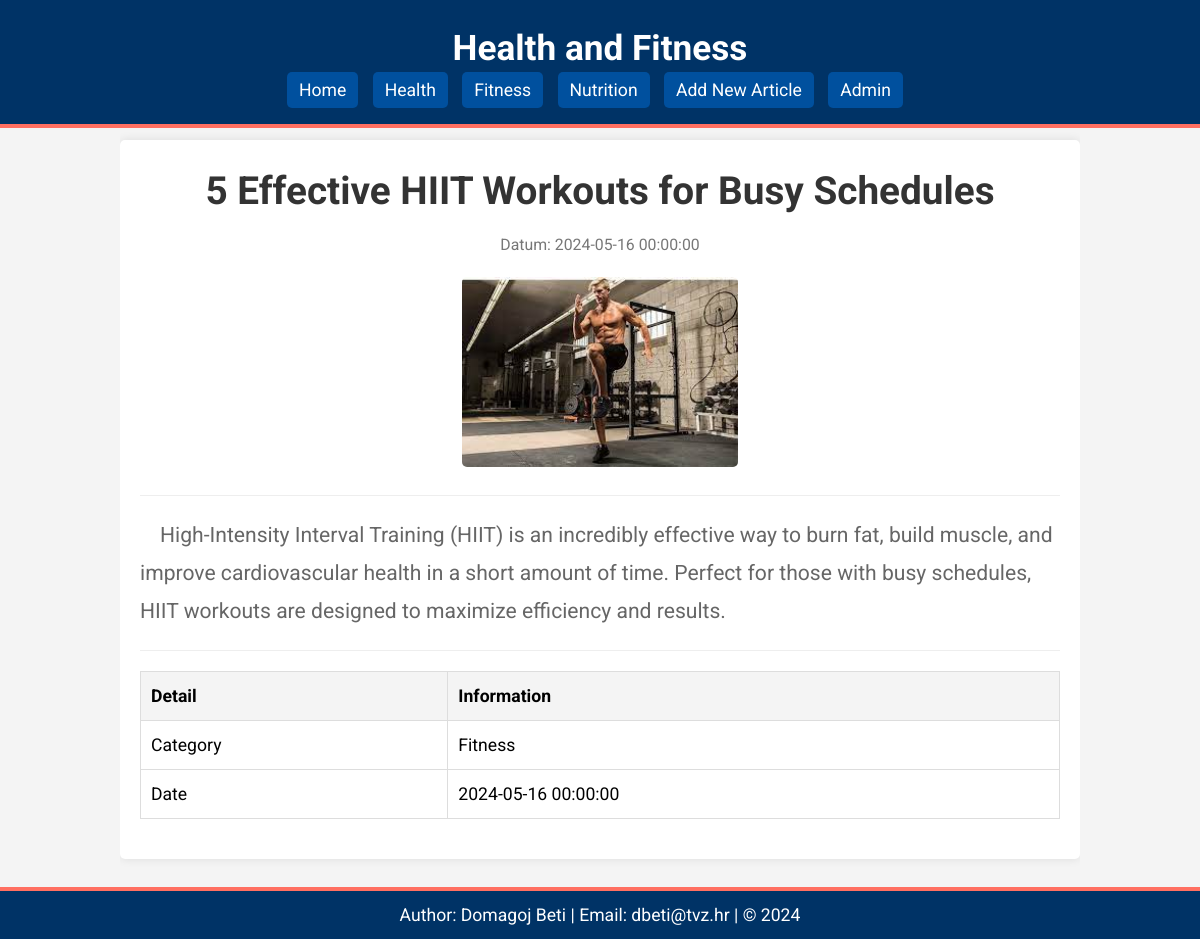
/clanak.php?id=4, run on the app's committed database.
### tables this page shows
CREATE TABLE `vijesti` (
  `id` int(11) NOT NULL,
  `naslov` varchar(255) NOT NULL,
  `sazetak` text NOT NULL,
  `tekst` text NOT NULL,
  `slika` varchar(255) NOT NULL,
  `kategorija` varchar(50) NOT NULL,
  `arhiva` tinyint(1) NOT NULL DEFAULT 0,
  `datum` datetime NOT NULL
);

### clanak.php (the view, shortened to what this page needs)
<?php include 'header.php'; ?>
<?php
include 'connect.php';
$id = mysqli_real_escape_string($dbc, $_GET['id']);
$query = "SELECT * FROM vijesti WHERE id = '$id'";
$result = mysqli_query($dbc, $query);
if (mysqli_num_rows($result) > 0) {
    $row = mysqli_fetch_assoc($result);
    echo '<article id="' . str_replace(' ', '-', strtolower($row['naslov'])) . '" class="detailed-article">';
    echo '<h3>' . $row['naslov'] . '</h3>';
    echo '<span>' . 'Datum: ' . $row['datum'] . '</span>';
    echo '<div class="article-image-container"><img src="images/' . $row['slika'] . '" alt="' . $row['naslov'] . '"></div>';
    echo '<hr>';
    echo '<p>' . $row['tekst'] . '</p>';
    echo '<hr>';
    echo '<table>';
    echo '<tr><th>Detail</th><th>Information</th></tr>';
    echo '<tr><td>Category</td><td>' . ucfirst($row['kategorija']) . '</td></tr>';
    echo '<tr><td>Date</td><td>' . $row['datum'] . '</td></tr>';
    echo '</table>';
    echo '</article>';
} else {
    echo '<p>Article not found.</p>';
}
?>
<?php include 'footer.php'; ?>

### style.css (style rules this page uses)
* { margin: 0; padding: 0; box-sizing: border-box; }
body { font-family: 'Roboto', sans-serif; line-height: 1.6; background-color: #f4f4f4; padding-top: 120px; padding-bottom: 60px; display: flex; justify-content: center; font-size: 1.1em; }
.detailed-article { background: #fff; padding: 20px; margin-bottom: 20px; box-shadow: 0 0 10px rgba(0, 0, 0, 0.1); border-radius: 5px; font-family: 'Roboto', sans-serif; }
.detailed-article h3 { font-size: 2.2em; margin-bottom: 10px; color: #333; text-align: center; font-weight: bold; }
.detailed-article span { display: block; text-align: center; color: #777; margin-bottom: 20px; font-size: 0.9em; }
.article-image-container { text-align: center; margin: 20px 0; }
.article-image-container img { max-width: 30%; width: 100%; border-radius: 5px; }
.detailed-article p { color: #666; line-height: 1.8; font-size: 1.2em; text-indent: 20px; margin-bottom: 20px; }
.detailed-article hr { border: 0; border-top: 1px solid #eee; margin: 20px 0; }
.detailed-article table { width: 100%; border-collapse: collapse; margin: 20px 0; }
.detailed-article table, .detailed-article th, .detailed-article td { border: 1px solid #ddd; }
.detailed-article th, .detailed-article td { padding: 10px; text-align: left; }
.detailed-article th { background-color: #f4f4f4; font-weight: bold; }

### data on the page
vijesti: naslov "5 Effective HIIT Workouts for Busy Schedules", datum "2024-05-16 00:00:00", slika (picture), tekst "High-Intensity Interval Training (HIIT) is an incredibly effective way to burn fat, build muscle, and improve cardiovascular health in a short amount of time. Perfect for those with busy schedules, HIIT workouts are designed to maximize efficiency and results.", kategorija "Fitness"
